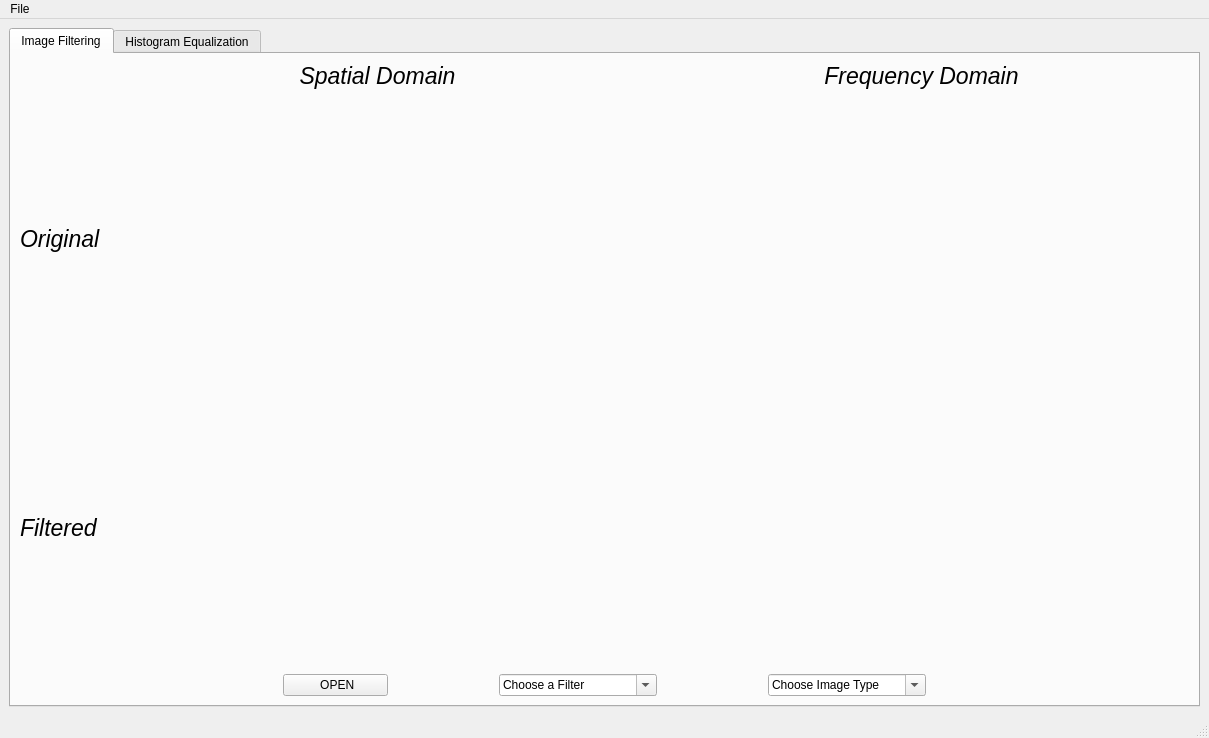
<?xml version="1.0" encoding="UTF-8"?>
<ui version="4.0">
 <class>MainWindow</class>
 <widget class="QMainWindow" name="MainWindow">
  <property name="geometry">
   <rect>
    <x>0</x>
    <y>0</y>
    <width>1209</width>
    <height>738</height>
   </rect>
  </property>
  <property name="windowTitle">
   <string>Image Filter Illustrator</string>
  </property>
  <property name="windowIcon">
   <iconset>
    <normaloff>Icons/Image_processing.png</normaloff>Icons/Image_processing.png</iconset>
  </property>
  <property name="styleSheet">
   <string notr="true"/>
  </property>
  <widget class="QWidget" name="centralwidget">
   <property name="styleSheet">
    <string notr="true"/>
   </property>
   <layout class="QGridLayout" name="gridLayout_5">
    <item row="0" column="0">
     <widget class="QTabWidget" name="tabWidget">
      <property name="styleSheet">
       <string notr="true"/>
      </property>
      <property name="currentIndex">
       <number>0</number>
      </property>
      <widget class="QWidget" name="tab_image_filtering">
       <property name="styleSheet">
        <string notr="true"/>
       </property>
       <attribute name="title">
        <string>Image Filtering</string>
       </attribute>
       <layout class="QGridLayout" name="gridLayout_3">
        <item row="0" column="0">
         <layout class="QVBoxLayout" name="verticalLayout" stretch="1,0">
          <item>
           <layout class="QGridLayout" name="gridLayout_2" rowstretch="0,1,1" columnstretch="0,1,1">
            <property name="spacing">
             <number>9</number>
            </property>
            <item row="0" column="1">
             <widget class="QLabel" name="label_Title_Spat">
              <property name="font">
               <font>
                <pointsize>17</pointsize>
                <weight>50</weight>
                <italic>true</italic>
                <bold>false</bold>
               </font>
              </property>
              <property name="text">
               <string>Spatial Domain</string>
              </property>
              <property name="alignment">
               <set>Qt::AlignCenter</set>
              </property>
             </widget>
            </item>
            <item row="0" column="2">
             <widget class="QLabel" name="label_Title_Freq">
              <property name="font">
               <font>
                <pointsize>17</pointsize>
                <weight>50</weight>
                <italic>true</italic>
                <bold>false</bold>
               </font>
              </property>
              <property name="text">
               <string>Frequency Domain</string>
              </property>
              <property name="alignment">
               <set>Qt::AlignCenter</set>
              </property>
             </widget>
            </item>
            <item row="1" column="0">
             <widget class="QLabel" name="label_Title_Orig">
              <property name="font">
               <font>
                <pointsize>17</pointsize>
                <italic>true</italic>
               </font>
              </property>
              <property name="text">
               <string>Original</string>
              </property>
              <property name="alignment">
               <set>Qt::AlignLeading|Qt::AlignLeft|Qt::AlignVCenter</set>
              </property>
             </widget>
            </item>
            <item row="2" column="0">
             <widget class="QLabel" name="label_Title_Fil">
              <property name="font">
               <font>
                <pointsize>17</pointsize>
                <italic>true</italic>
               </font>
              </property>
              <property name="text">
               <string>Filtered</string>
              </property>
             </widget>
            </item>
            <item row="1" column="1">
             <widget class="QWidget" name="widget_Orig_Spat" native="true"/>
            </item>
            <item row="1" column="2">
             <widget class="QWidget" name="widget_Orig_Freq" native="true"/>
            </item>
            <item row="2" column="1">
             <widget class="QWidget" name="widget_Filt_Spat" native="true"/>
            </item>
            <item row="2" column="2">
             <widget class="QWidget" name="widget_Filt_Freq" native="true"/>
            </item>
           </layout>
          </item>
          <item>
           <layout class="QHBoxLayout" name="horizontalLayout" stretch="5,2,2,3,2,3,5">
            <item>
             <spacer name="horizontalSpacer">
              <property name="orientation">
               <enum>Qt::Horizontal</enum>
              </property>
              <property name="sizeHint" stdset="0">
               <size>
                <width>40</width>
                <height>20</height>
               </size>
              </property>
             </spacer>
            </item>
            <item>
             <widget class="QPushButton" name="open_1">
              <property name="text">
               <string> OPEN</string>
              </property>
              <property name="icon">
               <iconset>
                <normaloff>Icons/open3.png</normaloff>Icons/open3.png</iconset>
              </property>
             </widget>
            </item>
            <item>
             <spacer name="horizontalSpacer_5">
              <property name="orientation">
               <enum>Qt::Horizontal</enum>
              </property>
              <property name="sizeHint" stdset="0">
               <size>
                <width>40</width>
                <height>20</height>
               </size>
              </property>
             </spacer>
            </item>
            <item>
             <widget class="QComboBox" name="comboBox_filters">
              <property name="editable">
               <bool>true</bool>
              </property>
              <property name="currentText">
               <string>Choose a Filter</string>
              </property>
             </widget>
            </item>
            <item>
             <spacer name="horizontalSpacer_6">
              <property name="orientation">
               <enum>Qt::Horizontal</enum>
              </property>
              <property name="sizeHint" stdset="0">
               <size>
                <width>40</width>
                <height>20</height>
               </size>
              </property>
             </spacer>
            </item>
            <item>
             <widget class="QComboBox" name="comboBox_color_filters">
              <property name="editable">
               <bool>true</bool>
              </property>
              <property name="currentText">
               <string>Choose Image Type</string>
              </property>
             </widget>
            </item>
            <item>
             <spacer name="horizontalSpacer_2">
              <property name="orientation">
               <enum>Qt::Horizontal</enum>
              </property>
              <property name="sizeHint" stdset="0">
               <size>
                <width>40</width>
                <height>20</height>
               </size>
              </property>
             </spacer>
            </item>
           </layout>
          </item>
         </layout>
        </item>
       </layout>
      </widget>
      <widget class="QWidget" name="tab_histogram">
       <attribute name="title">
        <string>Histogram Equalization</string>
       </attribute>
       <layout class="QGridLayout" name="gridLayout">
        <item row="0" column="0">
         <layout class="QVBoxLayout" name="verticalLayout_2" stretch="0,25">
          <item>
           <layout class="QHBoxLayout" name="horizontalLayout_2" stretch="5,3,5">
            <item>
             <spacer name="horizontalSpacer_3">
              <property name="orientation">
               <enum>Qt::Horizontal</enum>
              </property>
              <property name="sizeHint" stdset="0">
               <size>
                <width>40</width>
                <height>20</height>
               </size>
              </property>
             </spacer>
            </item>
            <item>
             <widget class="QComboBox" name="comboBox_Hist_Scale">
              <item>
               <property name="text">
                <string>Gray Scale</string>
               </property>
              </item>
              <item>
               <property name="text">
                <string>RGB Scale</string>
               </property>
              </item>
             </widget>
            </item>
            <item>
             <spacer name="horizontalSpacer_4">
              <property name="orientation">
               <enum>Qt::Horizontal</enum>
              </property>
              <property name="sizeHint" stdset="0">
               <size>
                <width>40</width>
                <height>20</height>
               </size>
              </property>
             </spacer>
            </item>
           </layout>
          </item>
          <item>
           <layout class="QGridLayout" name="gridLayout_4" rowstretch="0,1,1">
            <property name="spacing">
             <number>9</number>
            </property>
            <item row="0" column="1">
             <widget class="QLabel" name="label_Hist_Title_Filt">
              <property name="font">
               <font>
                <pointsize>17</pointsize>
                <italic>true</italic>
               </font>
              </property>
              <property name="text">
               <string>&lt;html&gt;&lt;head/&gt;&lt;body&gt;&lt;p&gt;Equalized&lt;/p&gt;&lt;/body&gt;&lt;/html&gt;</string>
              </property>
              <property name="alignment">
               <set>Qt::AlignCenter</set>
              </property>
             </widget>
            </item>
            <item row="0" column="0">
             <widget class="QLabel" name="label_Hist_Title_Orig">
              <property name="font">
               <font>
                <pointsize>17</pointsize>
                <italic>true</italic>
               </font>
              </property>
              <property name="text">
               <string>Original</string>
              </property>
              <property name="alignment">
               <set>Qt::AlignCenter</set>
              </property>
             </widget>
            </item>
            <item row="2" column="0">
             <widget class="QWidget" name="widget_Orig_Hist" native="true"/>
            </item>
            <item row="2" column="1">
             <widget class="QWidget" name="widget_Filt_Hist" native="true"/>
            </item>
            <item row="1" column="0">
             <widget class="QWidget" name="widget_Orig_image" native="true"/>
            </item>
            <item row="1" column="1">
             <widget class="QWidget" name="widget_Filt_image" native="true"/>
            </item>
           </layout>
          </item>
         </layout>
        </item>
       </layout>
      </widget>
     </widget>
    </item>
   </layout>
  </widget>
  <widget class="QMenuBar" name="menubar">
   <property name="geometry">
    <rect>
     <x>0</x>
     <y>0</y>
     <width>1209</width>
     <height>26</height>
    </rect>
   </property>
   <widget class="QMenu" name="menuOpen">
    <property name="title">
     <string>File</string>
    </property>
    <addaction name="actionImage"/>
   </widget>
   <addaction name="menuOpen"/>
  </widget>
  <widget class="QStatusBar" name="statusbar"/>
  <action name="actionImage">
   <property name="text">
    <string>Open</string>
   </property>
  </action>
 </widget>
 <resources/>
 <connections/>
</ui>
